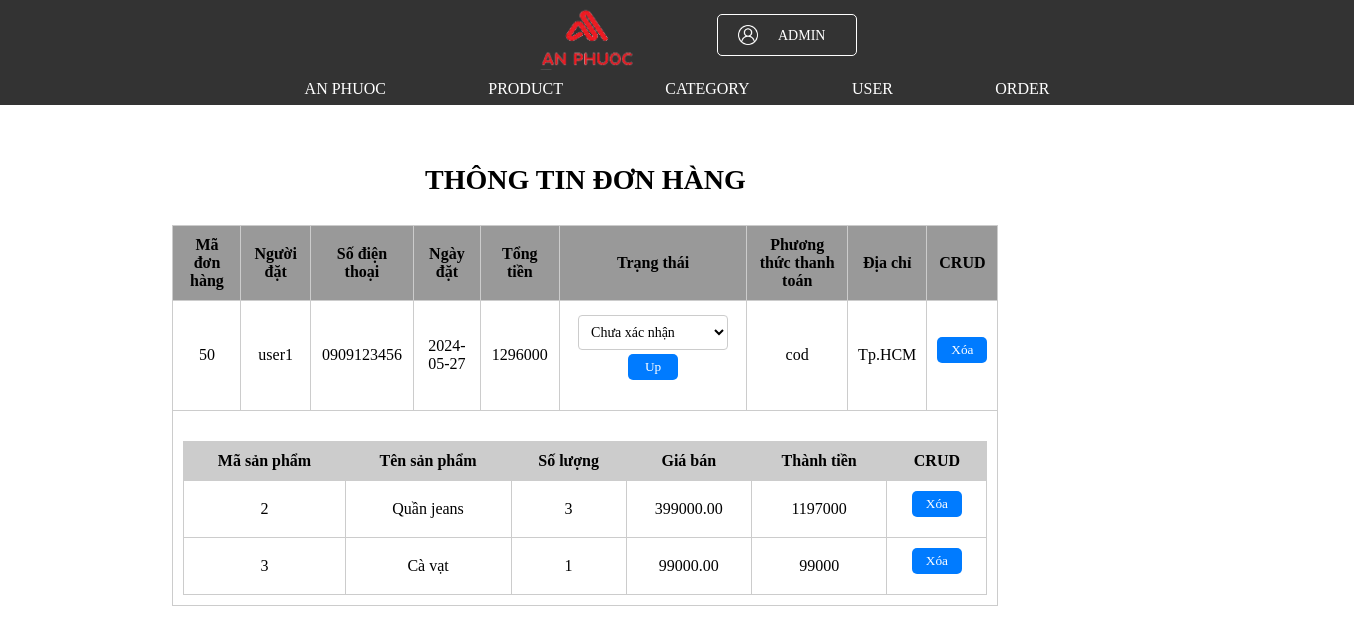
/Order.php, run on the app's committed database.
### tables this page shows
CREATE TABLE `donhang` (
  `madon` int(11) NOT NULL,
  `username` varchar(50) DEFAULT NULL,
  `ngaydat` date DEFAULT NULL,
  `tongtien` decimal(18,0) DEFAULT NULL,
  `trangthai` varchar(50) DEFAULT NULL,
  `phuongthucthanhtoan` varchar(50) DEFAULT NULL,
  `diachi` varchar(255) DEFAULT NULL
);

CREATE TABLE `users` (
  `username` varchar(50) NOT NULL,
  `pass` varchar(50) DEFAULT NULL,
  `hoten` varchar(255) DEFAULT NULL,
  `sdt` varchar(15) DEFAULT NULL,
  `email` varchar(255) DEFAULT NULL
);

CREATE TABLE `chitietdonhang` (
  `mactdh` int(11) NOT NULL,
  `madon` int(11) NOT NULL,
  `masp` int(11) NOT NULL,
  `soluong` int(11) DEFAULT NULL,
  `size_id` int(11) NOT NULL
);

CREATE TABLE `sanpham` (
  `masp` int(11) NOT NULL,
  `tensp` varchar(255) DEFAULT NULL,
  `maloai` int(11) DEFAULT NULL,
  `giaban` decimal(10,2) DEFAULT NULL,
  `trangthai` varchar(50) DEFAULT NULL,
  `anh` varchar(255) DEFAULT NULL,
  `listanh` text DEFAULT NULL,
  `mota` text DEFAULT NULL
);

### Order.php (the view, shortened to what this page needs)
<!doctype html>
<html>
<head>
<link rel="stylesheet" href="https://cdnjs.cloudflare.com/ajax/libs/font-awesome/6.5.1/css/all.min.css" />
<link rel="stylesheet" href="css/Style_1.css" type="text/css">
</head>
<?php
    include("ketnoi.php");
    $sql_donhang = "SELECT donhang.*, users.sdt FROM donhang INNER JOIN users ON donhang.username = users.username";
    $sta_donhang = $con->query($sql_donhang);
    if($sta_donhang->rowCount() > 0) {
        $DonHang = $sta_donhang->fetchAll(PDO::FETCH_OBJ);
    }
    foreach ($DonHang as $dh) {
        $sql_chitiet = "SELECT chitietdonhang.*, sanpham.tensp, sanpham.giaban FROM chitietdonhang INNER JOIN sanpham ON chitietdonhang.masp = sanpham.masp WHERE chitietdonhang.madon = :madon";
        $stmt_chitiet = $con->prepare($sql_chitiet);
        $stmt_chitiet->bindParam(':madon', $dh->madon);
        $stmt_chitiet->execute();
        $ChiTietDonHang[$dh->madon] = $stmt_chitiet->fetchAll(PDO::FETCH_OBJ);
    }
?>
<body>
    <div class="header">
        <div class="top-header">
            <img src="img/anPhuoc_logo.png" alt="phone_icon" style="appearance: none;display: block;background-position: 50%;background-repeat: no-repeat;width: 100px;height: 70px; padding-left: 60px; padding-right: 60px; align-self: center">
            <div style="border: 1px solid #ffffff; border-radius: 5px; width: 133px;height: 38;display: flex; flex-direction: row; align-self: center; align-content: center; padding-right: 5px;margin-left:20px">
                <img src="img/user_icon.png" alt="phone_icon" style="appearance: none;display: block;background-position: 50%;background-repeat: no-repeat;width: 20px;height: 20px; padding-left: 20px; padding-right: 20px; align-self: center; padding-bottom: 10px; padding-top: 10px">
                <a href="./cart.php"><span>ADMIN</span></a>
            </div>
            <div style="padding-right: 20px"></div>
        </div>
        <div class="bottom-header">
            <div style="width: 100px"></div>
            <div class="section"><a href="HomePage.php">an phuoc</a></div>
            <div class="section"><a href="admin.php">product</a></div>
            <div class="section"><a href="product_type.php">category</a></div>
            <div class="section"><a href="admin_user.php">user</a></div>
            <div class="section"><a href="Order.php">order</a></div>
            <div style="width: 100px"></div>
        </div>
    </div>
    <div class="content">
        <div class="main">
            <table width="1000px" align="center">
                <tbody>
                    <caption><h1>THÔNG TIN ĐƠN HÀNG</h1></caption>
                    <tr bgcolor="#999999" align="center">
                        <td><strong>Mã đơn hàng</strong></td>
                        <td><strong>Người đặt</strong></td>
                        <td><strong>Số điện thoại</strong></td>
                        <td><strong>Ngày đặt</strong></td>
                        <td><strong>Tổng tiền</strong></td>
                        <td><strong>Trạng thái</strong></td>
                        <td><strong>Phương thức thanh toán</strong></td>
                        <td><strong>Địa chỉ</strong></td>
                        <td><strong>CRUD</strong></td>
                    </tr>
                    <?php foreach($DonHang as $dh){ ?>
                    <tr align="center">
                        <td><?php echo $dh->madon ?></td>
                        <td><?php echo $dh->username ?></td>
                        <td><?php echo $dh->sdt ?></td>
                        <td><?php echo $dh->ngaydat ?></td>
                        <td><?php echo $dh->tongtien ?></td>
                        <td>
                            <form method="POST" style="display:inline;">
                                <select name="trangthai">
                                    <option value="Chưa xác nhận" <?php if($dh->trangthai == "Chưa xác nhận") echo "selected"; ?>>Chưa xác nhận</option>
                                </select>
                                <button type="submit" name="update_status" class="btn1">Up</button>
                            </form>
                        </td>
                        <td><?php echo $dh->phuongthucthanhtoan ?></td>
                        <td><?php echo $dh->diachi ?></td>
                        <td>
                            <form method="POST" action="xoa_donhang.php">
                                <button type="submit" class="btn1" style="margin-bottom: 10px;">Xóa</button>
                            </form>
                        </td>
                    </tr>
                    <tr>
                        <td colspan="9">
                            <table width="100%" align="center">
                                <tr bgcolor="#CCCCCC" align="center">
                                    <td><strong>Mã sản phẩm</strong></td>
                                    <td><strong>Tên sản phẩm</strong></td>
                                    <td><strong>Số lượng</strong></td>
                                    <td><strong>Giá bán</strong></td>
                                    <td><strong>Thành tiền</strong></td>
                                    <td><strong>CRUD</strong></td>
                                </tr>
                                <?php if(isset($ChiTietDonHang[$dh->madon])) {  ?>
                                    <?php foreach($ChiTietDonHang[$dh->madon] as $ct){ ?>
                                    <tr align="center">
                                        <td><?php echo $ct->masp ?></td>
                                        <td><?php echo $ct->tensp ?></td>
                                        <td><?php echo $ct->soluong ?></td>
                                        <td><?php echo $ct->giaban ?></td>
                                        <td><?php echo $ct->soluong * $ct->giaban ?></td>
                                        <td>
                                            <form method="POST" action="xoa_chitiet.php">
                                                <button type="submit" class="btn1" style="margin-bottom: 10px;">Xóa</button>
                                            </form>
                                        </td>
                                    </tr>
                                    <?php } ?>
                                <?php } else { ?>
                                    <tr>
                                        <td colspan="6">Không có chi tiết đơn hàng.</td>
                                    </tr>
                                <?php } ?>
                            </table>
                        </td>
                    </tr>
                    <?php } ?>
                </tbody>
            </table>
        </div>
    </div>
</body>
</html>

### Css/Style_1.css (style rules this page uses)
body { display: block; margin: 0 auto; }
* { text-decoration: none; font-family: Tahoma, "sans-serif"; font-stretch: 100%; }
.header { background: #333333; color: #ffffff; display: flex; flex-direction: column; width: 100%; align-items: center; text-decoration: none; flex-wrap: wrap; align-content: center }
.header .top-header { display: flex; flex-direction: row; color: #ffffff; margin-bottom: 5px; width: 100%; justify-content: center; }
.header .top-header a { text-decoration: none; color: #ffffff; padding-right: 15px; align-self: center; }
.header .top-header span { font-weight: 400; line-height: 16.8px; font-size: 14px; align-content: center; align-self: center; }
.header .bottom-header { display: flex; flex-direction: row; color: #ffffff; width: 100%; justify-content:space-evenly; }
.section { border: none; text-transform: uppercase; font-size: 16px; align-content: center; padding-bottom: 5px; margin-top: 5px; text-decoration: none; color: #ffffff; }
.section a { text-decoration: none; color: #ffffff; }
.section a:after { background: none repeat scroll 0 0 transparent; bottom: 0; content: ""; display: block; height: 2px; left: 50%; background: red; transition: width 0.3s ease 0s, left 0.3s ease 0s; width: 0; }
.content { display: flex; flex-direction: row; width: 100%; align-self: center; align-content: center; align-items: flex-start; margin-left: 12%; margin-right: 12%; margin-top: 10px; margin-bottom: 10px; }
.main { display: flex; width: 61%; margin: 10px; flex-wrap: wrap; justify-content: space-between; }
.main h1 { font-size: 28px; text-transform: capitalize; }
.btn1 { padding-top: 5px; padding-bottom: 5px; padding-left: 10px; padding-right: 10px; background-color: #007bff; color: #fff; border: none; border-radius: 5px; cursor: pointer; margin-bottom: 20px; width: 50px; text-align: center; }
html, body { scroll-behavior: smooth; }
.main table { width: 100%; border-collapse: collapse; margin-top: 20px; height: auto; text-align: center; }
.main caption { font-size: 24px; margin-bottom: 10px; }
.main th, td { padding: 10px; border: 1px solid #ccc; }
.main1 th, td { padding: 10px; border: 1px solid #ccc; }

### Order.php (style rules this page uses)
select { width: 150px; padding: 8px; margin: 4px 2px; border: 1px solid #ccc; border-radius: 4px; background-color: white; font-size: 14px; cursor: pointer; }

### data on the page
donhang: madon "50", username "user1", username.sdt "0909123456", ngaydat "2024-05-27", tongtien "1296000", phuongthucthanhtoan "cod", diachi "Tp.HCM"
chitietdonhang: masp "2", masp.tensp "Quần jeans", soluong "3", masp.giaban "399000.00", $ct->soluong*$ct->giaban "1197000"
chitietdonhang: masp "3", masp.tensp "Cà vạt", soluong "1", masp.giaban "99000.00", $ct->soluong*$ct->giaban "99000"
